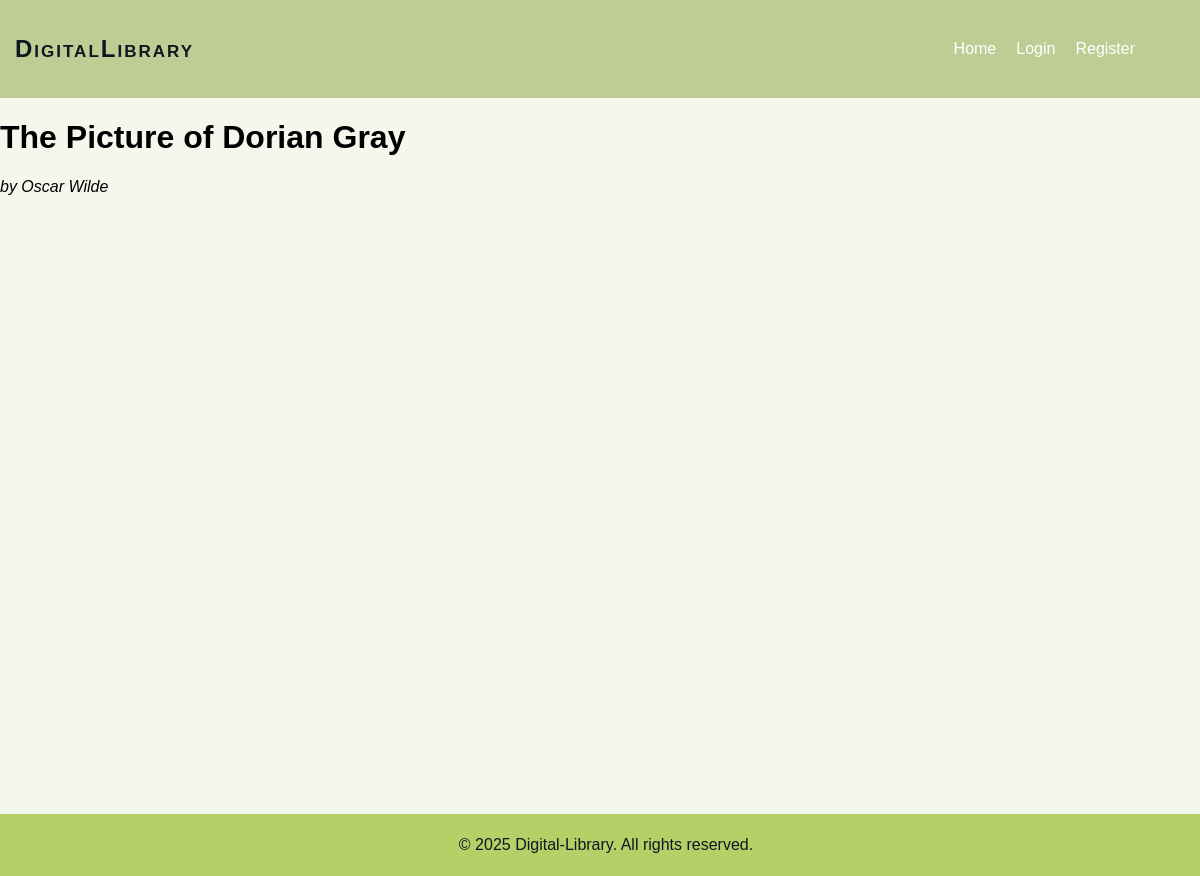
The page /read/6 on the database as committed earlier.
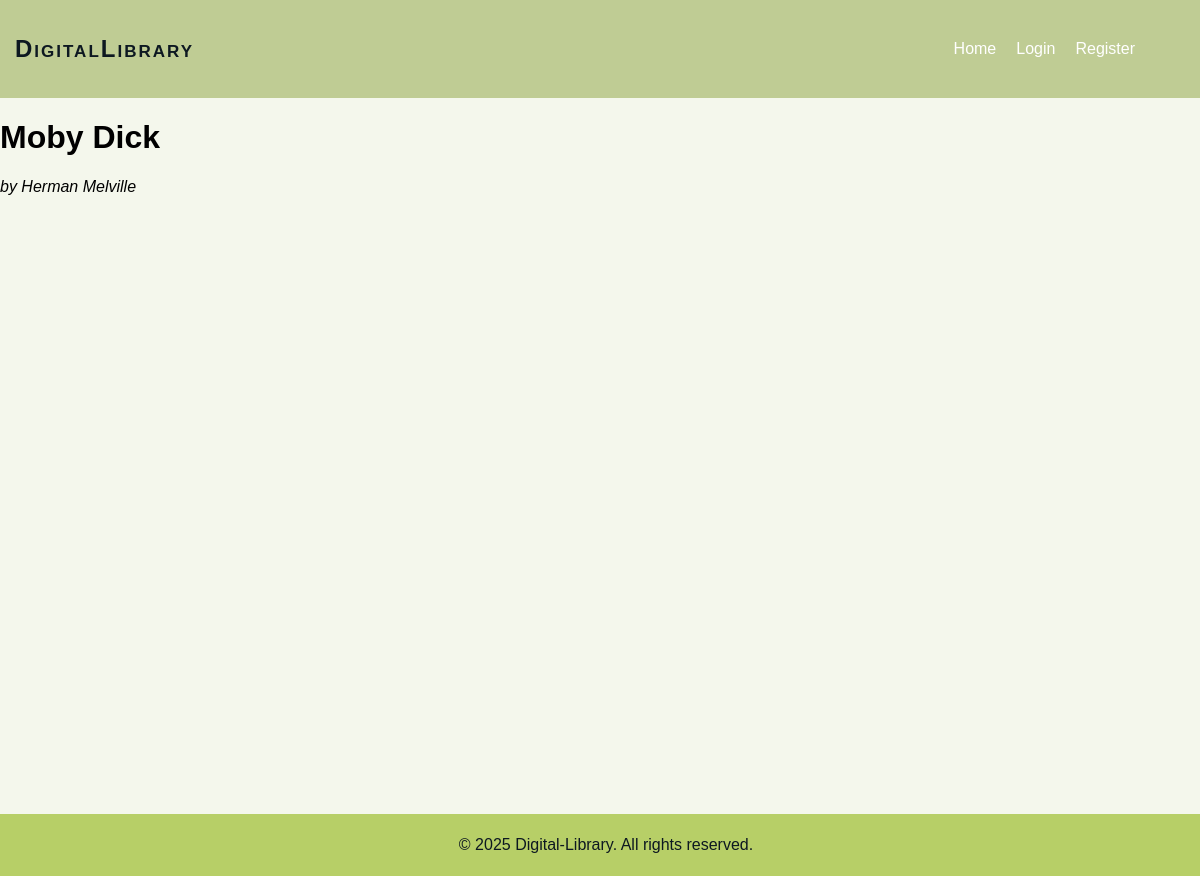
The same page on the database as committed later.
### tables this page shows
CREATE TABLE books (
    id INTEGER PRIMARY KEY AUTOINCREMENT,
    title TEXT NOT NULL,
    author TEXT NOT NULL,
    category TEXT NOT NULL,
    content_url TEXT NOT NULL,
    cover_url TEXT NOT NULL,
    available INTEGER DEFAULT 1
);

### app.py (the view)
@app.route("/read/<int:book_id>")
def read(book_id):
    db = get_db()
    book = db.execute(
        "SELECT * FROM books WHERE id = ?",
        (book_id,)
    ).fetchone()
    if not book:
        return "Book not found"
    return render_template("read.html", book=book)

### app.py (called while the page is built)
def get_db():
    conn = sqlite3.connect("library.db")
    conn.row_factory = sqlite3.Row
    return conn

### templates/read.html (shortened to what this page needs)
{% extends "layout.html"%}
{% block content %}
<h1>{{ book.title }}</h1>
<p><i>by {{ book.author }}</i></p>
<div class="reader">
    <iframe src= "{{ book.content_url  }}" height="600px" width="100%"></iframe>
</div>
{% endblock %}

### templates/layout.html (shortened to what this page needs)
<!DOCTYPE html>
<html lang="en">
<head>
    <link rel="stylesheet" href="{{ url_for('static', filename='style.css') }}">
</head>
<body>
    <nav class="navbar">
        <h2 class="logo">DigitalLibrary</h2>
        <ul class="nav-links">
            {% if session ["user_id"] %}
            <li>
                <a href="/">Home</a>
            </li>
            <li>
                <a href="/books">Books</a>
            </li>
            <li>
                <a href="/history">History</a>
            </li>
            <li>
                <a onclick="return Areyousure()" href="/logout">Logout</a>
            </li>
            {% else %}
            <li>
                <a href="/">Home</a>
            </li>
            <li>
                <a href="/login">Login</a>
            </li>
            <li>
                <a href="/register">Register</a>
            </li>
        </ul>
        {% endif %}
    </nav>
    <main>
        {% block content %}{% endblock %}
    </main>
    <footer class="footer">
        <p>&copy;
            2025 Digital-Library. All rights reserved.
        </p>
    </footer>
</body>
</html>

### static/style.css (style rules this page uses)
body { font-family: Arial, sans-serif; background-color: #f4f7ec; margin: 0; padding: 0; }
.navbar { background: #BFCC94; padding: 15px; display: flex; align-items: center; }
.navbar ul { list-style: none; gap: 20px; display: flex; margin-left: auto; margin-right: 50px; }
.navbar ul li a { color: white; text-decoration: none; }
.logo { color: #0D1821; font-size: 24px; font-weight: bold; font-variant: small-caps; letter-spacing: 2px; }
.footer { background: #b7cf67; text-align: center; padding: 6px; position: fixed; bottom: 0; width: 100%; color: #0D1821; }
.reader iframe { width: 100%; height: 80vh; border: none; margin-top: 20px; }

Rows that differ between the two databases and show on the page:
changed books: title "The Picture of Dorian Gray" → "Moby Dick"; author "Oscar Wilde" → "Herman Melville"
